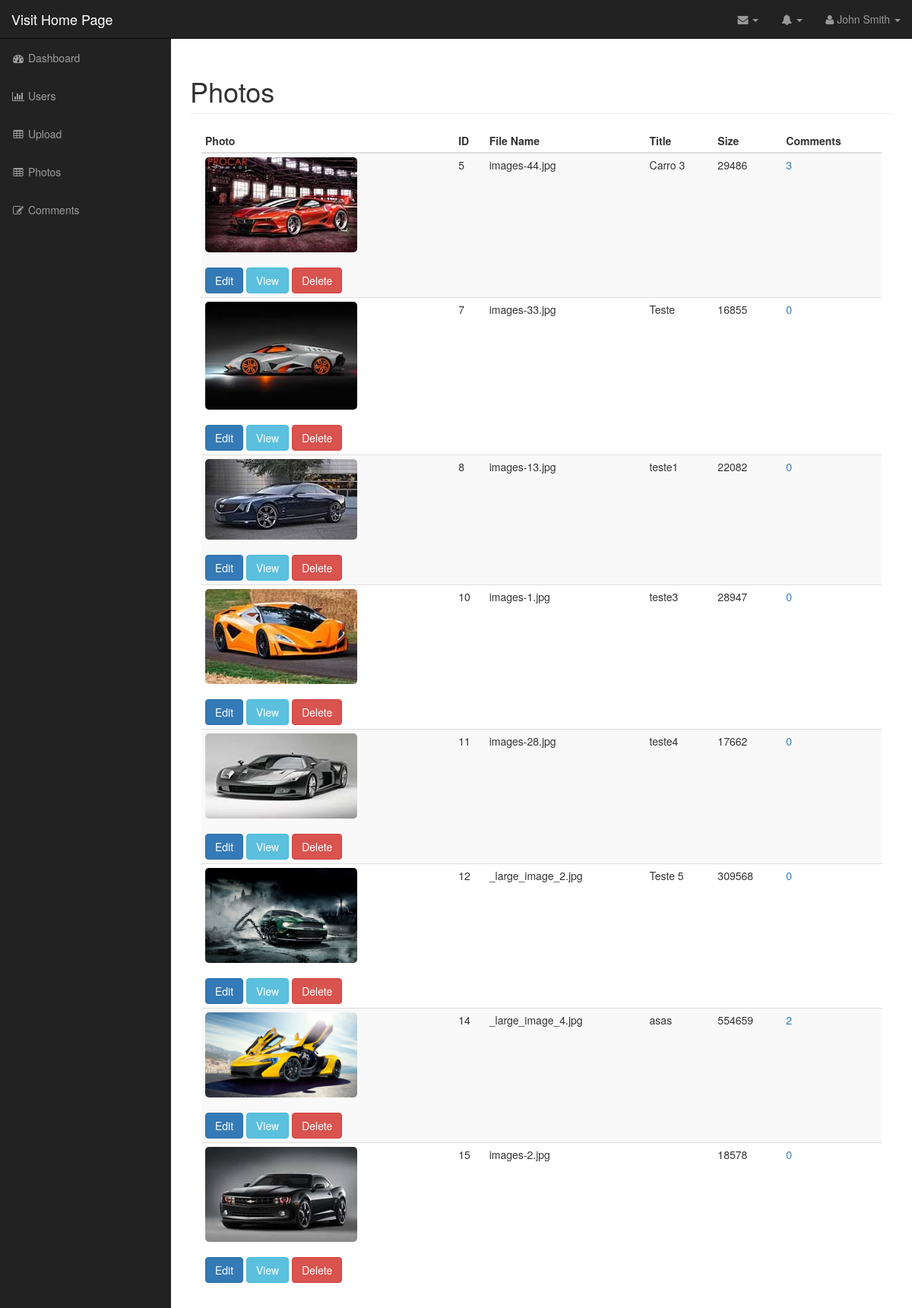
The app's page /admin/photos.php (signed in) with its own data.
### tables this page shows
CREATE TABLE `photos` (
  `id` int(11),
  `title` varchar(255),
  `caption` varchar(255),
  `description` text,
  `filename` varchar(255),
  `alternate_text` varchar(255),
  `type` varchar(255),
  `size` int(11)
);

### admin/includes/Database.php (called while the page is built, shortened)
<?php
    class Database {
        public $connection;
        public function open_db_connection() {
            $this->connection = new mysqli(DB_HOST, DB_USER, DB_PASS, DB_NAME);
        }
        public function query($sql) {
            $result = $this->connection->query($sql);
            return $result;
        }
        public function escape_string($string) {
            $escaped_string = $this->connection->real_escape_string($string);
            return $escaped_string;
        }
    }
    $database = new Database();
?>

### admin/includes/Db_object.php (called while the page is built, shortened)
<?php
    class Db_object {
        public static function find_all() {
            return static::find_by_query("select * from " . static::$db_table . " ");
        }
        public static function find_by_query($sql) {
            global $database;
            $result_set = $database->query($sql);
            $the_object_array = array();
            while ($row = mysqli_fetch_array($result_set)) {
                $the_object_array[] = static::instantiation($row);
            }
            return $the_object_array;
        }
        public static function instantiation($the_record) {
            $the_object = new $calling_class;
            foreach ($the_record as $the_attribute => $value) {
                if ($the_object->has_the_attribute($the_attribute)) {
                    $the_object->$the_attribute = $value;
                }
            }
            return $the_object;
        }
        private function has_the_attribute($the_attribute) {
            $object_properties = get_object_vars($this);
            return array_key_exists($the_attribute, $object_properties);
        }
    }
?>

### admin/includes/Photo.php (called while the page is built, shortened)
<?php
    class Photo extends Db_object {
        public $filename;
        public $upload_directory = "images";
        public function picture_path() {
            return $this->upload_directory . DS . $this->filename;
        }
    }
?>

### admin/includes/Comment.php (called while the page is built, shortened)
<?php
    class Comment extends Db_object {
        protected static $db_table = "comments";
        public static function find_the_comments($photo_id = 0) {
            global $database;
            $sql = "select * from " . self::$db_table . " ";
            $sql .= "where photo_id = " . $database->escape_string($photo_id) . " ";
            $sql .= "order by photo_id asc";
            return self::find_by_query($sql);
        }
    }
?>

### admin/photos.php (the view, shortened to what this page needs)
<?php include("includes/header.php"); ?>
<?php
    $photos = Photo::find_all();
?>
    <nav class="navbar navbar-inverse navbar-fixed-top" role="navigation">
        <?php include("includes/top_nav.php"); ?>
        <?php include("includes/side_nav.php"); ?>
    </nav>
    <div id="page-wrapper">
        <div class="container-fluid">
            <div class="row">
                <div class="col-lg-12">
                    <h1 class="page-header">
                        Photos
                    </h1>
                    <div class="col-md-12">
                        <table class="table table-hover table-responsive table-striped table-condensed">
                            <thead>
                                <tr>
                                    <th>Photo</th>
                                    <th>ID</th>
                                    <th>File Name</th>
                                    <th>Title</th>
                                    <th>Size</th>
                                    <th>Comments</th>
                                </tr>
                            </thead>
                            <tbody>
                            <?php foreach ($photos as $photo) : ?>
                                <tr>
                                    <td>
                                        <img class="admin-photo-thumbnail" src="<?php echo $photo->picture_path(); ?>" alt="">
                                        <div class="pictures_link"><br>
                                            <a href="edit_photo.php?id=<?php echo $photo->id; ?>" class="btn btn-primary">Edit</a>
                                            <a href="../photo.php?id=<?php echo $photo->id; ?>" class="btn btn-info">View</a>
                                            <a href="delete_photo.php?id=<?php echo $photo->id; ?>" class="delete_link btn btn-danger">Delete</a>
                                        </div>
                                    </td>
                                    <td><?php echo $photo->id; ?></td>
                                    <td><?php echo $photo->filename; ?></td>
                                    <td><?php echo $photo->title; ?></td>
                                    <td><?php echo $photo->size; ?></td>
                                    <td>
                                        <a href="comment_photo.php?id=<?php echo $photo->id; ?>">
                                            <?php
                                                $comments = Comment::find_the_comments($photo->id);
                                                echo count($comments);
                                            ?>
                                        </a>
                                    </td>
                                </tr>
                            <?php endforeach; ?>
                            </tbody>
                        </table>
                    </div>
                </div>
            </div>
        </div>
    </div>
<?php include("includes/footer.php"); ?>

### admin/includes/header.php (shortened to what this page needs)
<!DOCTYPE html>
<html lang="en">
<head>
    <link href="css/bootstrap.min.css" rel="stylesheet">
    <link href="css/sb-admin.css" rel="stylesheet">
    <link href="font-awesome/css/font-awesome.min.css" rel="stylesheet" type="text/css">
    <link href="css/styles.css" rel="stylesheet">
    <link href="css/dropzone.css" rel="stylesheet">
</head>
<body>
    <div id="wrapper">

### admin/includes/top_nav.php (shortened to what this page needs)
<div class="navbar-header">
    <a class="navbar-brand" href="../index.php">Visit Home Page</a>
</div>
<ul class="nav navbar-right top-nav">
    <li class="dropdown">
        <a href="#" class="dropdown-toggle" data-toggle="dropdown"><i class="fa fa-envelope"></i> <b class="caret"></b></a>
    </li>
    <li class="dropdown">
        <a href="#" class="dropdown-toggle" data-toggle="dropdown"><i class="fa fa-bell"></i> <b class="caret"></b></a>
    </li>
    <li class="dropdown">
        <a href="#" class="dropdown-toggle" data-toggle="dropdown"><i class="fa fa-user"></i> John Smith <b class="caret"></b></a>
    </li>
</ul>

### admin/includes/side_nav.php
<div class="collapse navbar-collapse navbar-ex1-collapse">
    <ul class="nav navbar-nav side-nav">
        <li>
            <a href="index.php"><i class="fa fa-fw fa-dashboard"></i> Dashboard</a>
        </li>
        <li>
            <a href="users.php"><i class="fa fa-fw fa-bar-chart-o"></i> Users</a>
        </li>
        <li>
            <a href="upload.php"><i class="fa fa-fw fa-table"></i> Upload</a>
        </li>
        <li>
            <a href="photos.php"><i class="fa fa-fw fa-table"></i> Photos</a>
        </li>
        <li>
            <a href="comments.php"><i class="fa fa-fw fa-edit"></i> Comments</a>
        </li>
    </ul>
</div>

### admin/includes/footer.php (shortened to what this page needs)
  </div>
</body>
</html>

### admin/css/sb-admin.css (style rules this page uses)
body { margin-top: 100px; background-color: #222; }
@media (min-width:768px) { body { margin-top: 50px; } }
#wrapper { padding-left: 0; }
#page-wrapper { width: 100%; padding: 0; background-color: #fff; }
@media (min-width:768px) { #wrapper { padding-left: 225px; } }
@media (min-width:768px) { #page-wrapper { padding: 10px; } }
.top-nav { padding: 0 15px; }
.top-nav>li { display: inline-block; float: left; }
.top-nav>li>a { padding-top: 15px; padding-bottom: 15px; line-height: 20px; color: #999; }
@media (min-width:768px) { .side-nav { position: fixed; top: 51px; left: 225px; width: 225px; margin-left: -225px; border: none; border-radius: 0; overflow-y: auto; background-color: #222; } }
@media (min-width:768px) { .side-nav>li>a { width: 225px; } }

### admin/css/styles.css (style rules this page uses)
.admin-photo-thumbnail { width: 200px; border-radius: 5px; }

### records on screen
photos: filename (picture), id "5", filename "images-44.jpg", title "Carro 3", size "29486", count($comments) "3"
photos: filename (picture), id "7", filename "images-33.jpg", title "Teste", size "16855", count($comments) "0"
photos: filename (picture), id "8", filename "images-13.jpg", title "teste1", size "22082", count($comments) "0"
photos: filename (picture), id "10", filename "images-1.jpg", title "teste3", size "28947", count($comments) "0"
photos: filename (picture), id "11", filename "images-28.jpg", title "teste4", size "17662", count($comments) "0"
photos: filename (picture), id "12", filename "_large_image_2.jpg", title "Teste 5", size "309568", count($comments) "0"
photos: filename (picture), id "14", filename "_large_image_4.jpg", title "asas", size "554659", count($comments) "2"
photos: filename (picture), id "15", filename "images-2.jpg", size "18578", count($comments) "0"
